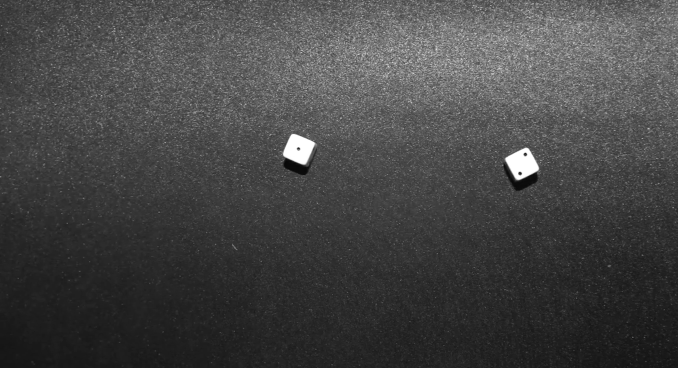
#> input picture Projeto_4/FrameDados2.png, 1357 x 736 px, given in place of Lancamento_de_dois_dados.mp4, which was not available (shown at 1/2 size)
$ python exercicio-4-analise-video.py
#> lines starting #> are read from the running program, lines starting #| are printed output that depends on the picture; after the words box and inside, x2 and y2 are one past the last pixel; in counts of white or black regions, pixels touching at a corner belong together; pictures that were not available may be replaced by others from this repository, and a replacement may not be noted
#> further down, image is the input picture: shape (736, 1357, 3); min 4, max 255, mean 69.3
import cv2
import numpy as np
import argparse
from matplotlib import pyplot as plt

def buscaFaces(self, img2, subImg):
        height, width = img2.shape[0], img2.shape[1]
        offset = 3
        maxOffset = 200
        minOffset = 30
        if height > offset+4 and width >offset+4 \
            and height < maxOffset and width < maxOffset \
            and height > minOffset and width > minOffset:
            img = img2[offset:width-offset,offset:height-offset].copy()
            gray = cv2.cvtColor(img, cv2.COLOR_BGR2GRAY)

            _,thresh = cv2.threshold(gray, 160, 250, cv2.THRESH_BINARY_INV)

            kernel = np.ones((4, 4), np.uint8)
            thresh = cv2.dilate(thresh, kernel, iterations=1)
            thresh = cv2.erode(thresh, kernel, iterations=1)

            cv2.imshow("tresh",thresh)
            cv2.imshow("gray",gray)
            contours, hierarchy = cv2.findContours(thresh, cv2.RETR_EXTERNAL, cv2.CHAIN_APPROX_SIMPLE)

            circulos=0

            for contour in contours:

                approx = cv2.approxPolyDP(contour, 0.01 * cv2.arcLength(contour, True), True)
                cv2.drawContours(gray, [approx], 0, (0), 5)

                if len(approx)>=5:
                    circulos += 1
            return str(circulos)

def cortaRetangulo(self, img, rect):
        center, size, angle = rect[0], rect[1], rect[2]
        center, size = tuple(map(int, center)), tuple(map(int, size))
        height, width = img.shape[0], img.shape[1]
        M = cv2.getRotationMatrix2D(center, angle, 1)
        img_rot = cv2.warpAffine(img, M, (width, height))
        img_crop = cv2.getRectSubPix(img_rot, size, center)
        return img_crop, img_rot

def buscaInformacao(self, imagemInicial):

        img = cv2.cvtColor(imagemInicial.copy(), cv2.COLOR_BGR2GRAY)

        kernel = np.ones((13, 13), np.uint8)
        img = cv2.dilate(img, kernel, iterations=1)
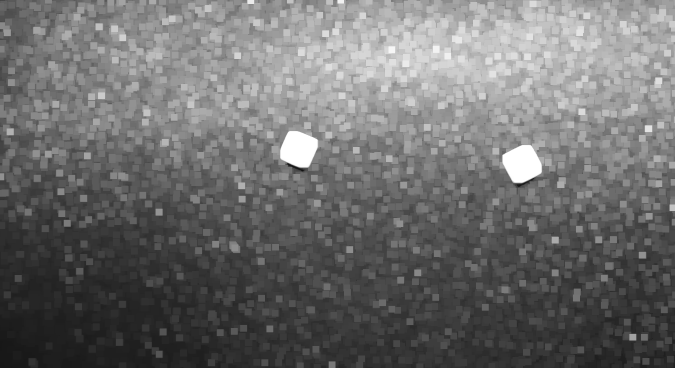
#> img: shape (736, 1357) (shown at 1/2 size); min 15, max 255, mean 110
        img = cv2.erode(img, kernel, iterations=1)
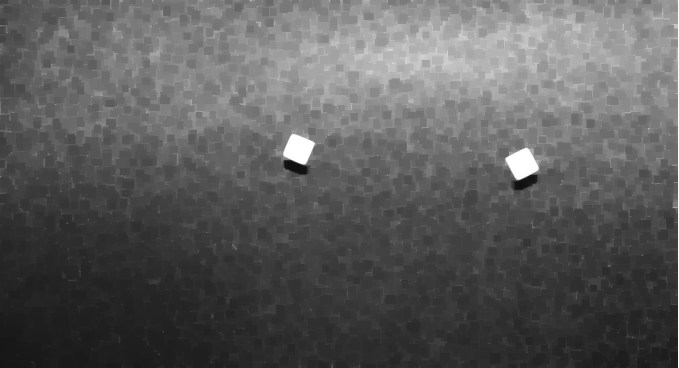
#> img: shape (736, 1357) (shown at 1/2 size); min 15, max 255, mean 91.9

        _,thresh = cv2.threshold(img, 245, 250, cv2.THRESH_BINARY_INV)
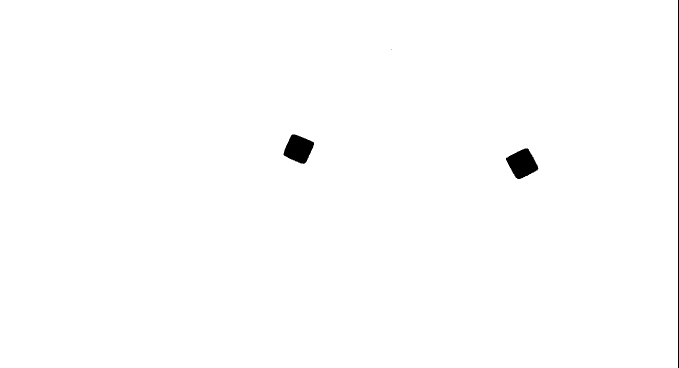
#> thresh: shape (736, 1357) (shown at 1/2 size); values 0 (black) and 250 (white), 99.4% white; 4 black regions (1 under 20 px)

        contours, hierarchy = cv2.findContours(thresh, cv2.RETR_TREE, cv2.CHAIN_APPROX_SIMPLE)
#> contours = 4 contours, 1 with area under 20; largest, box (x1, y1, x2, y2) and area: (0, 0, 1356, 736) 995925, (1011, 296, 1078, 359) 2566, (566, 268, 629, 329) 2450

        for contour in contours:

            approx = cv2.approxPolyDP(contour, 0.01 * cv2.arcLength(contour, True), True)
            if len(approx) >= 6 and len(approx) <= 12 :
                (x, y, w, h) = cv2.boundingRect(contour)
                data = img[y: y + h, x: x + w]
                rect = cv2.minAreaRect(contour)
                box = cv2.boxPoints(rect)
                box = np.int0(box)
                img_crop, img_rot = cortaRetangulo(object, imagemInicial, rect)
                face = buscaFaces(object, img_crop, data)
                cv2.putText(imagemInicial, face, (x + int(w / 2), y + int(h / 2)), font, 1, (0))
#> this loop made 4 passes
#> (x, y, w, h, rect, box, center in cortaRetangulo, size in cortaRetangulo) on pass 2: (1011, 296, 67, 63, ((1044.4, 327.1), (52.25, 53.08), -27.9), [[1033, 362], [1008, 315], [1055, 291], [1079, 338]], (1044, 327), (52, 53))
#> (x, y, w, h, rect, box, center in cortaRetangulo, angle in cortaRetangulo) on pass 3: (566, 268, 63, 61, ((596.7, 297.5), (51.17, 51.48), -66.04), [[609, 331], [562, 310], [583, 263], [630, 284]], (596, 297), -66.04)
#> pass 2, in buscaInformacao, `data = img[y: y + h, x: x + w]`:
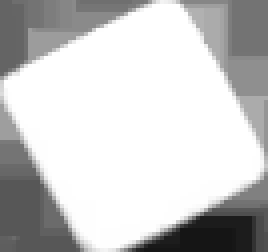
#> data: shape (63, 67) (shown 4 times larger); min 21, max 255, mean 200.4
#> pass 2, in cortaRetangulo, `img_rot = cv2.warpAffine(img, M, (width, height))`:
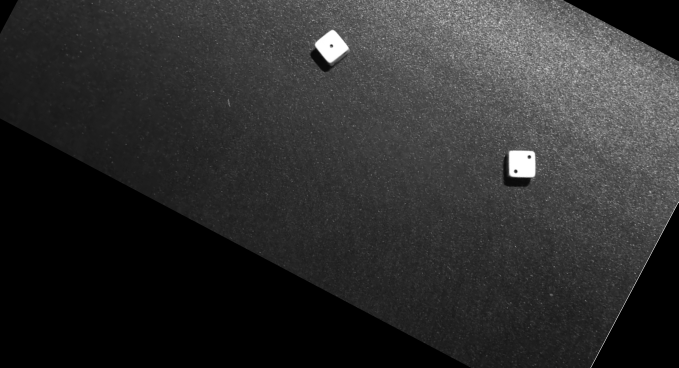
#> img_rot: shape (736, 1357, 3) (shown at 1/2 size); min 0, max 255, mean 46.4
#> pass 2, in cortaRetangulo, `img_crop = cv2.getRectSubPix(img_rot, size, center)`:
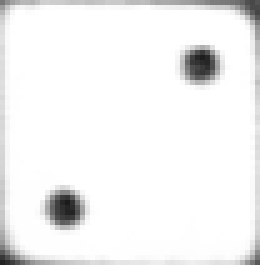
#> img_crop: shape (53, 52, 3) (shown 5 times larger); min 27, max 255, mean 242.6
#> pass 2, in buscaFaces, `img = img2[offset:width-offset,offset:height-offset].copy()`:
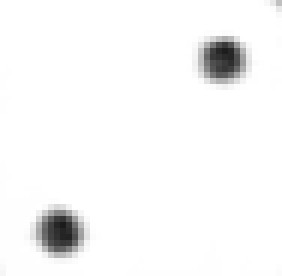
#> img: shape (46, 47, 3) (shown 6 times larger); min 27, max 255, mean 247.6

        return imagemInicial


font = cv2.FONT_HERSHEY_TRIPLEX
#processamento()
print("processando")
cap = cv2.VideoCapture('Lancamento_de_dois_dados.mp4')
success,image = cap.read()
count = 0
success = True
while success:
    success, frame = cap.read()
    frame = buscaInformacao(object, frame)
    cv2.imshow('frame', frame)
    if cv2.waitKey(1) & 0xFF == ord('q'):
#> (key q is pressed here)
    	break

cap.release()
cv2.destroyAllWindows()

$ run again, on Projeto_4/FrameDados3.png
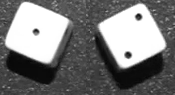
#> input picture Projeto_4/FrameDados3.png, 175 x 95 px, given in place of Lancamento_de_dois_dados.mp4, which was not available
#> image is the input picture: shape (95, 175, 3); min 4, max 255, mean 123.1
#> in buscaInformacao, `_,thresh = cv2.threshold(img, 245, 250, cv2.THRESH_BINARY_INV)`:
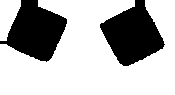
#> thresh: shape (95, 175); values 0 (black) and 250 (white), 70% white; 2 black regions
#> in buscaInformacao, `contours, hierarchy = cv2.findContours(thresh, cv2.RETR_TREE, cv2.CHAI..`: contours = 2 contours; box (x1, y1, x2, y2) and area: (0, 0, 175, 95) 10684, (0, 0, 21, 41) 529
#> the loop in buscaInformacao, `for contour in contours: ` made 2 passes
#> (x, y, w, h, rect, box, center in cortaRetangulo, size in cortaRetangulo) on pass 1: (0, 0, 175, 95, ((87, 47), (94, 174), -90), [[173, 93], [0, 93], [0, 0], [173, 0]], (87, 46), (93, 173))
#> pass 1, in buscaFaces, `img = img2[offset:width-offset,offset:height-offset].copy()`:
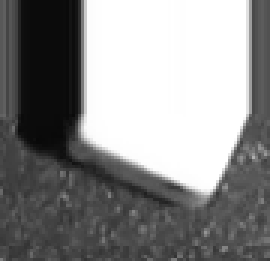
#> img: shape (87, 90, 3) (shown 3 times larger); min 8, max 255, mean 138.8
